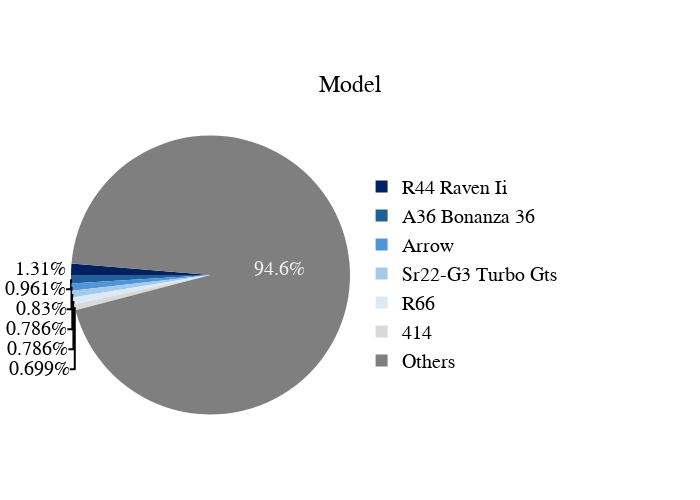

Notebook code for this chart:
### Code cell
# PIE CHART FOR MODEL

import plotly.express as px
import pandas as pd

# Count categories in 'Model'
value_counts = df['Model'].value_counts()

# Select 6 most frequent categories
top_values = value_counts.nlargest(6)

# Group the rest in "Others"
others_count = value_counts.iloc[6:].sum()
if others_count > 0:
    top_values['Others'] = others_count

# Order them from most frequent to least frequent (except Others)
value_counts_df = top_values.reset_index()
value_counts_df.columns = ['Model', 'Count']

df_main = value_counts_df[value_counts_df['Model'] != 'Others'].sort_values(by='Count', ascending=False)
df_others = value_counts_df[value_counts_df['Model'] == 'Others']

final_df = pd.concat([df_main, df_others])

# Define the colors for the pie chart
piece_colors = ['#002060', '#215F9A', '#4E95D9', '#A6CAEC', '#DCEAF7', '#D9D9D9', '#7F7F7F']  # Piece colors
percentage_colors = ['#F2F2F2', '#F2F2F2', '#F2F2F2', '#002060', '#002060', '#002060', '#F2F2F2']  # Percentage colors

# Create chart
fig = px.pie(
    final_df, 
    names='Model', 
    values='Count', 
    title='Model',
    color_discrete_sequence=piece_colors[:len(final_df)]
)


# Rotate the graphic
fig.update_traces(
    rotation=270,  
    sort=False, 
    textinfo='percent',  # Show percentages inside pieces
    textfont=dict(family = 'Segoe UI', size=20, color=percentage_colors[:len(final_df)]),  # Adjust percentages' size and colors
    insidetextorientation='horizontal'  # Ensure percentages are shown horixontally
)

# Configure legend
fig.update_layout(
    title=dict(
        text='Model',
        font=dict(family = 'Segoe UI', size=24, color="#000000") 
    ),
    legend=dict(
        font=dict(family = 'Segoe UI', size=20, color="#000000"),
        orientation="v",  # Show legend vertically
        yanchor="bottom", y=0.2,  # Select the y position
        xanchor="center", x=1.4,  # Select the x position
        traceorder='normal'  # Ensure the order of the leyend
    ),
    width=700,  # Adjust the width of the chart
    height=500,  # Adjust the height of the chart
    title_x=0.5,  # Center the title horizontally
    title_y=0.85,  # Adjust the vertical position of the title

    margin={"l": 50, "r": 350, "t": 100, "b": 50}
)

fig.show()

### Figure 1 — Plotly figure (JSON) as saved in the notebook; plotly's stock layout.template omitted (floating-point values rounded to 4 significant figures)
{"data": [{"domain": {"x": [0, 1], "y": [0, 1]}, "hovertemplate": "Model=%{label}<br>Count=%{value}<extra></extra>", "insidetextorientation": "horizontal", "labels": ["R44 Raven Ii", "A36 Bonanza 36", "Arrow", "Sr22-G3 Turbo Gts", "R66", "414", "Others"], "legendgroup": "", "name": "", "rotation": 270, "showlegend": true, "sort": false, "textfont": {"color": ["#F2F2F2", "#F2F2F2", "#F2F2F2", "#002060", "#002060", "#002060", "#F2F2F2"], "family": "Segoe UI", "size": 20}, "textinfo": "percent", "type": "pie", "values": [30, 22, 19, 18, 18, 16, 2167]}], "layout": {"height": 500, "legend": {"font": {"color": "#000000", "family": "Segoe UI", "size": 20}, "orientation": "v", "tracegroupgap": 0, "traceorder": "normal", "x": 1.4, "xanchor": "center", "y": 0.2, "yanchor": "bottom"}, "margin": {"b": 50, "l": 50, "r": 350, "t": 100}, "piecolorway": ["#002060", "#215F9A", "#4E95D9", "#A6CAEC", "#DCEAF7", "#D9D9D9", "#7F7F7F"], "title": {"font": {"color": "#000000", "family": "Segoe UI", "size": 24}, "text": "Model", "x": 0.5, "y": 0.85}, "width": 700}}
